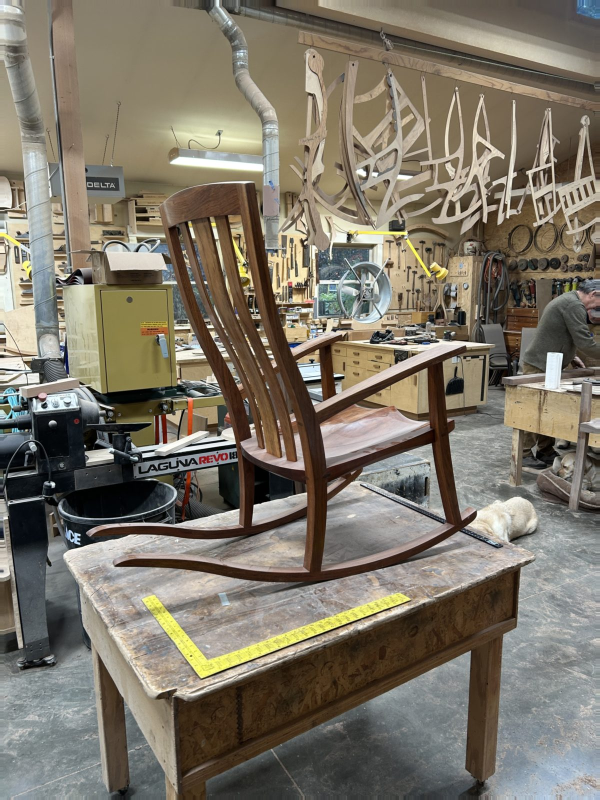
#> input picture viewer/photos/IMG_1469.jpg, 1200 x 1600 px (shown at 1/2 size)
$ python -i square_scale.py   (imports and definitions only)
#> lines starting #> are read from the running program, lines starting #| are printed output that depends on the picture; after the words box and inside, x2 and y2 are one past the last pixel; in counts of white or black regions, pixels touching at a corner belong together
#> further down, picture is the input picture: shape (1600, 1200, 3); mean B, G, R 104.4, 118, 125
"""USAGE: python -I tools/square_scale.py --prov work/frame/prov.json --photos 1500,1513,... [--out work/frame/scale.json]
Metric scale from the framing square's printed 1/8-inch tick comb, independent of any plane assumption.
For each photo: rectify a strip along the outer edge of the tongue and of the body onto the provisional square plane,
measure the local phase of the 1/8" tick comb (complex demodulation, 1-inch window), locate every whole-inch mark,
map it back to a raw pixel of that photo. Then triangulate each inch mark from all photos that see it, fit a 3D line
per leg, and regress distance along the line against inches.
Compute: one photo in memory at a time (~36 MB), strips of ~0.3 MP; a few seconds, < 1 GB.
"""
import sys, json, argparse
from pathlib import Path
ROOT = Path(__file__).resolve().parent.parent
sys.path.insert(0, str(ROOT))
import numpy as np, cv2
from rocker.cameras import Cameras
from rocker.ortho import Plane, ortho, load_raw
from rocker.triangulate import triangulate

ap = argparse.ArgumentParser()
# [9 lines not run here, left out]
# [1 line that did not run here, left out]
# [1 line that did not run here, left out]
# [2 lines that did not run here, left out]
# [1 line that did not run here, left out]


# [4 lines left out: function strip, not called in this run]


def analyse(im):
    hsv = cv2.cvtColor(im, cv2.COLOR_BGR2HSV).astype(float)
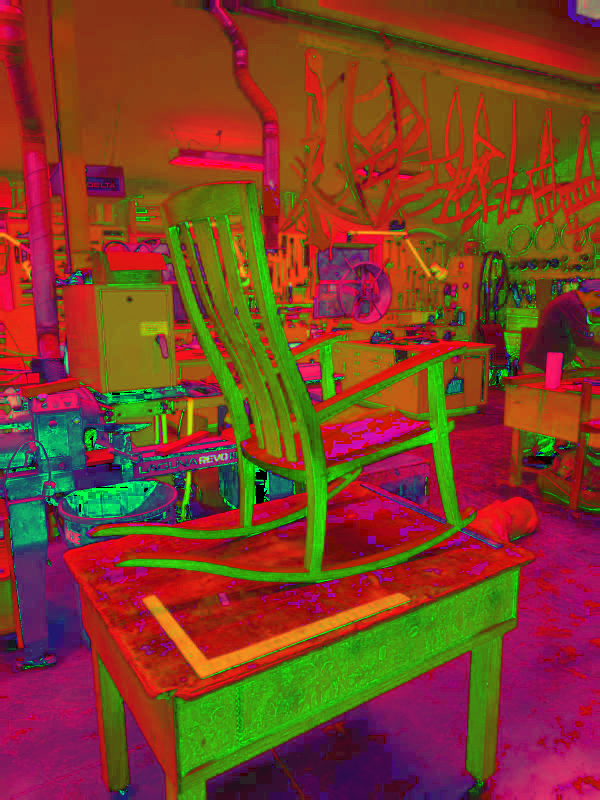
#> hsv: shape (1600, 1200, 3) float64 (shown at 1/2 size); mean B, G, R 38.4, 63.4, 127.6
    yellow = (np.abs(hsv[..., 0] - 28) < 9) & (hsv[..., 1] > 90) & (hsv[..., 2] > 110)
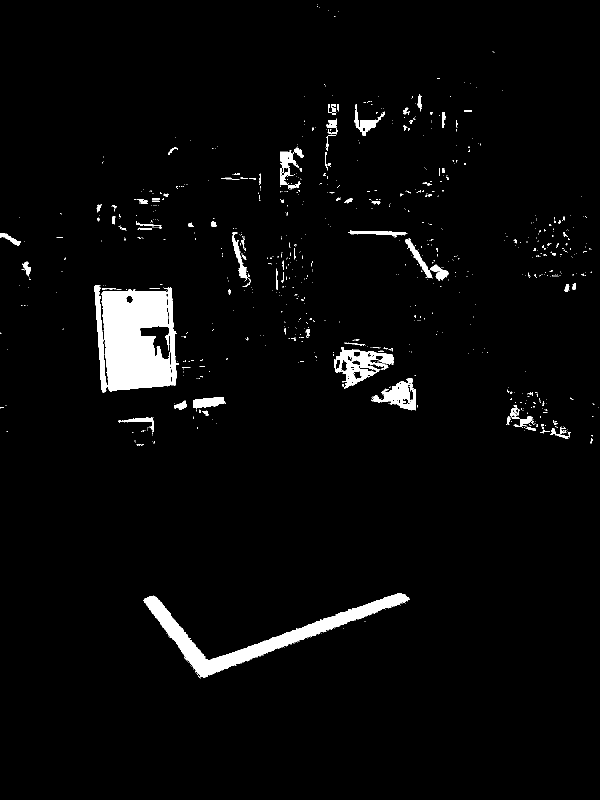
#> yellow: shape (1600, 1200) bool (shown at 1/2 size); 3.3% white; 907 white regions (811 under 20 px), largest, box (x1, y1, x2, y2) and area: (203, 582, 343, 783) 22618, (287, 1187, 819, 1356) 15191, (668, 694, 787, 778) 4081
    g = cv2.cvtColor(im, cv2.COLOR_BGR2GRAY).astype(float)
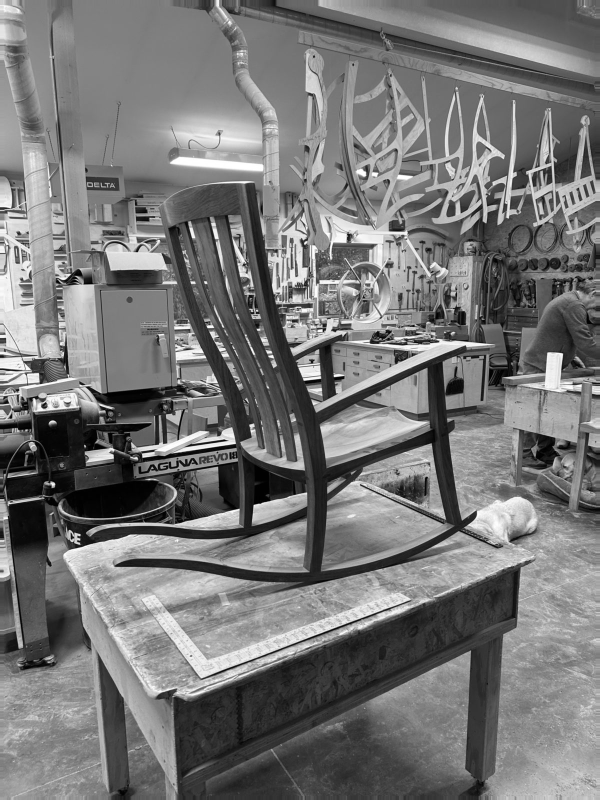
#> g: shape (1600, 1200) float64 (shown at 1/2 size); min 0, max 255, mean 118.6
#> (the run stopped early here; a loop or call above may not have finished)

$ run again, on viewer/photos/IMG_1473.jpg
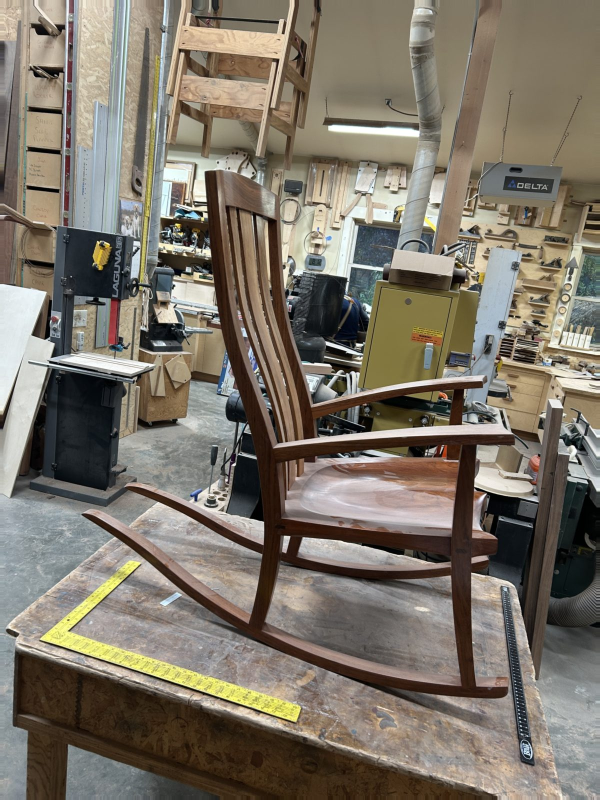
#> input picture viewer/photos/IMG_1473.jpg, 1200 x 1600 px (shown at 1/2 size)
#> picture is the input picture: shape (1600, 1200, 3); mean B, G, R 104.8, 116.9, 124.6
#> in analyse, `yellow = (np.abs(hsv[..., 0] - 28) < 9) & (hsv[..., 1] > 90) & (hsv[....`:
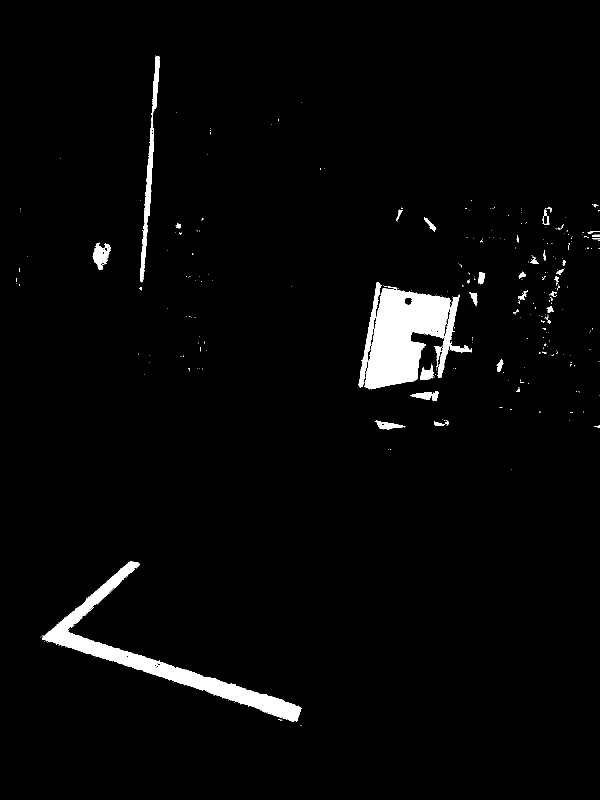
#> yellow: shape (1600, 1200) bool (shown at 1/2 size); 2.8% white; 364 white regions (321 under 20 px), largest, box (x1, y1, x2, y2) and area: (728, 577, 901, 779) 21298, (83, 1123, 603, 1444) 19457, (280, 112, 320, 565) 3540
#> in analyse, `g = cv2.cvtColor(im, cv2.COLOR_BGR2GRAY).astype(float)`:
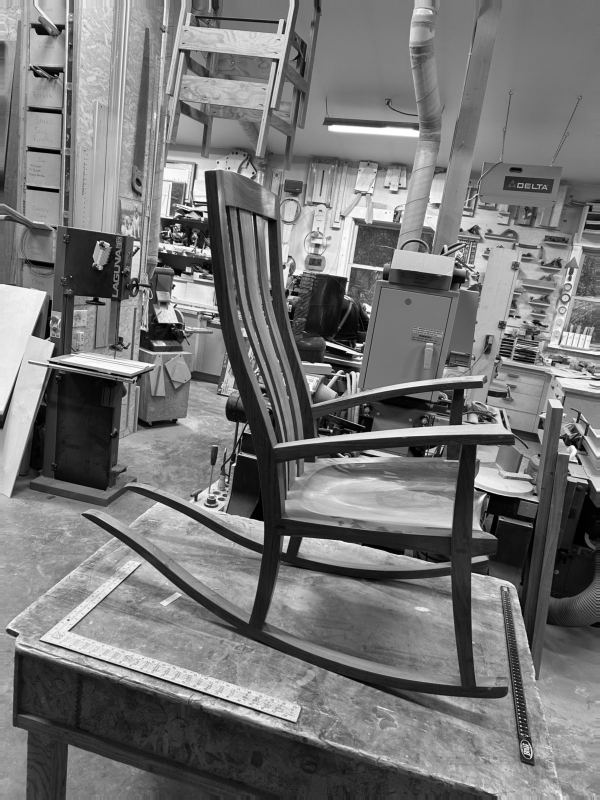
#> g: shape (1600, 1200) float64 (shown at 1/2 size); min 0, max 255, mean 117.9

$ run again, on viewer/photos/IMG_1474.jpg
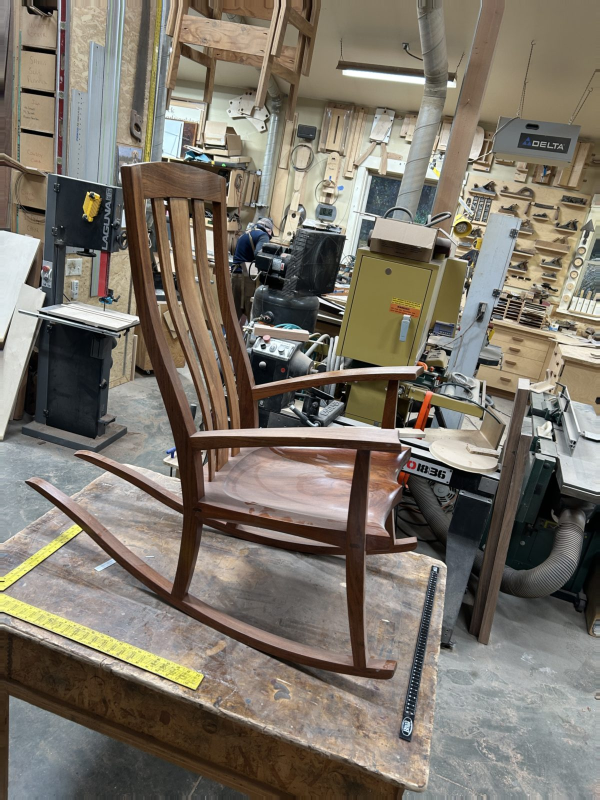
#> input picture viewer/photos/IMG_1474.jpg, 1200 x 1600 px (shown at 1/2 size)
#> picture is the input picture: shape (1600, 1200, 3); mean B, G, R 105.3, 116.5, 123.7
#> in analyse, `yellow = (np.abs(hsv[..., 0] - 28) < 9) & (hsv[..., 1] > 90) & (hsv[....`:
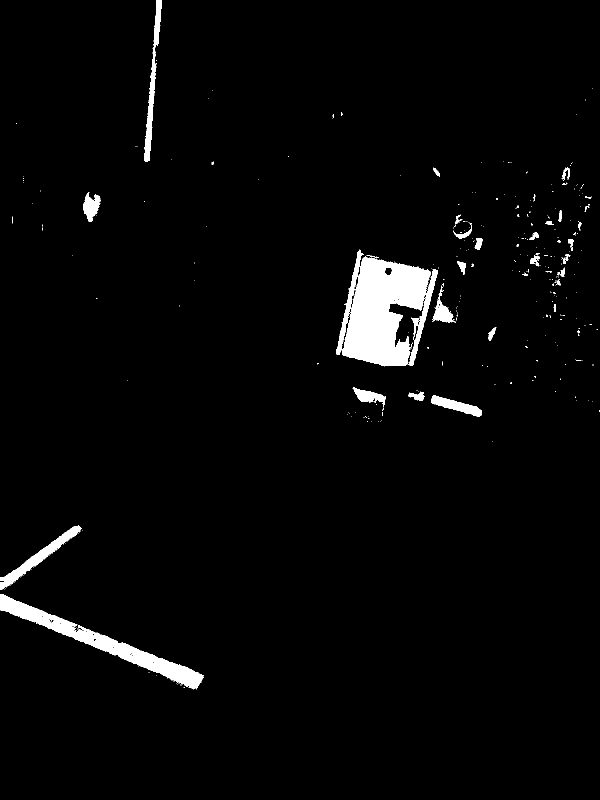
#> yellow: shape (1600, 1200) bool (shown at 1/2 size); 2.9% white; 355 white regions (312 under 20 px), largest, box (x1, y1, x2, y2) and area: (684, 512, 862, 733) 24093, (0, 1189, 408, 1379) 12198, (0, 1050, 164, 1179) 3359
#> in analyse, `g = cv2.cvtColor(im, cv2.COLOR_BGR2GRAY).astype(float)`:
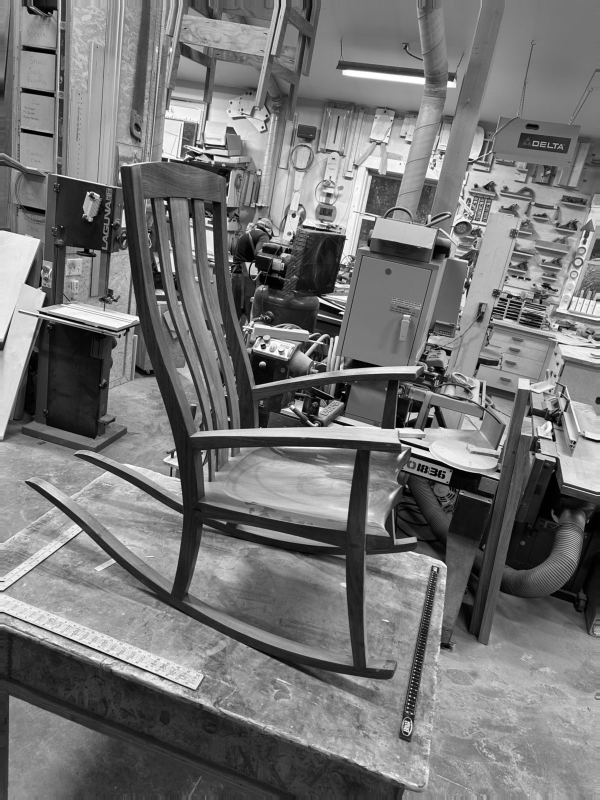
#> g: shape (1600, 1200) float64 (shown at 1/2 size); min 0, max 255, mean 117.4

$ run again, on viewer/photos/IMG_1475.jpg
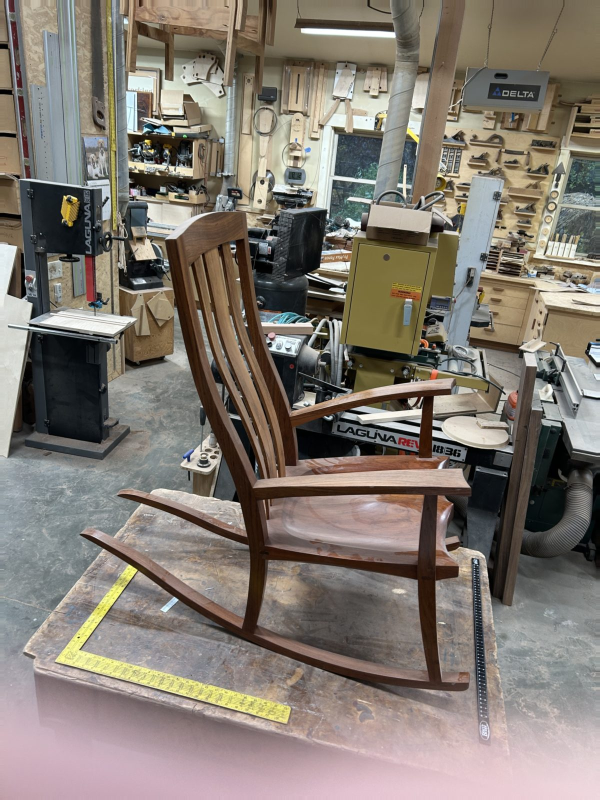
#> input picture viewer/photos/IMG_1475.jpg, 1200 x 1600 px (shown at 1/2 size)
#> picture is the input picture: shape (1600, 1200, 3); mean B, G, R 113.5, 122, 130.2
#> in analyse, `yellow = (np.abs(hsv[..., 0] - 28) < 9) & (hsv[..., 1] > 90) & (hsv[....`:
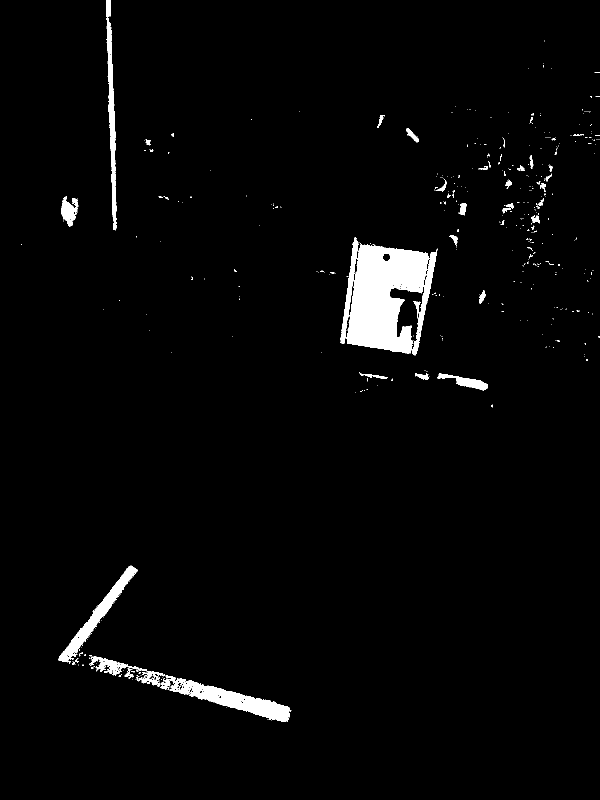
#> yellow: shape (1600, 1200) bool (shown at 1/2 size); 2.7% white; 464 white regions (416 under 20 px), largest, box (x1, y1, x2, y2) and area: (693, 489, 858, 707) 23626, (181, 1312, 580, 1444) 8906, (116, 1130, 276, 1327) 4610
#> in analyse, `g = cv2.cvtColor(im, cv2.COLOR_BGR2GRAY).astype(float)`:
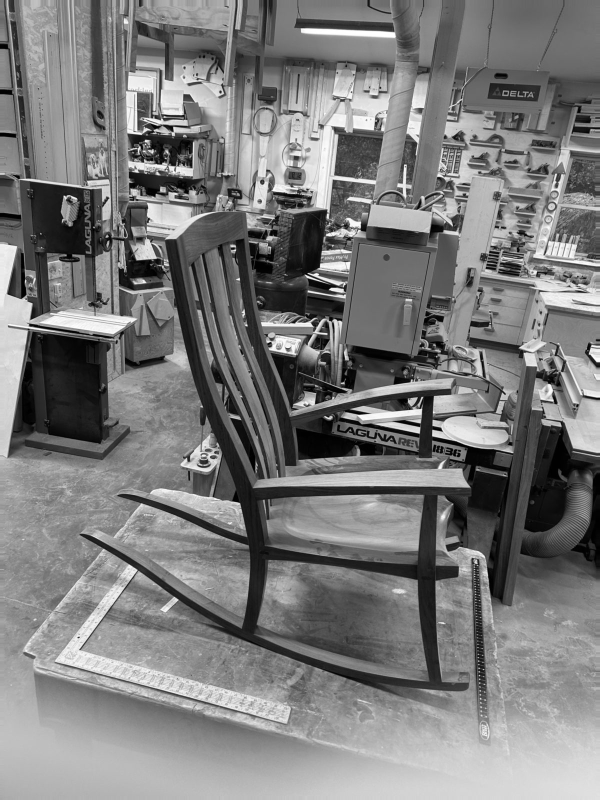
#> g: shape (1600, 1200) float64 (shown at 1/2 size); min 0, max 255, mean 123.5
